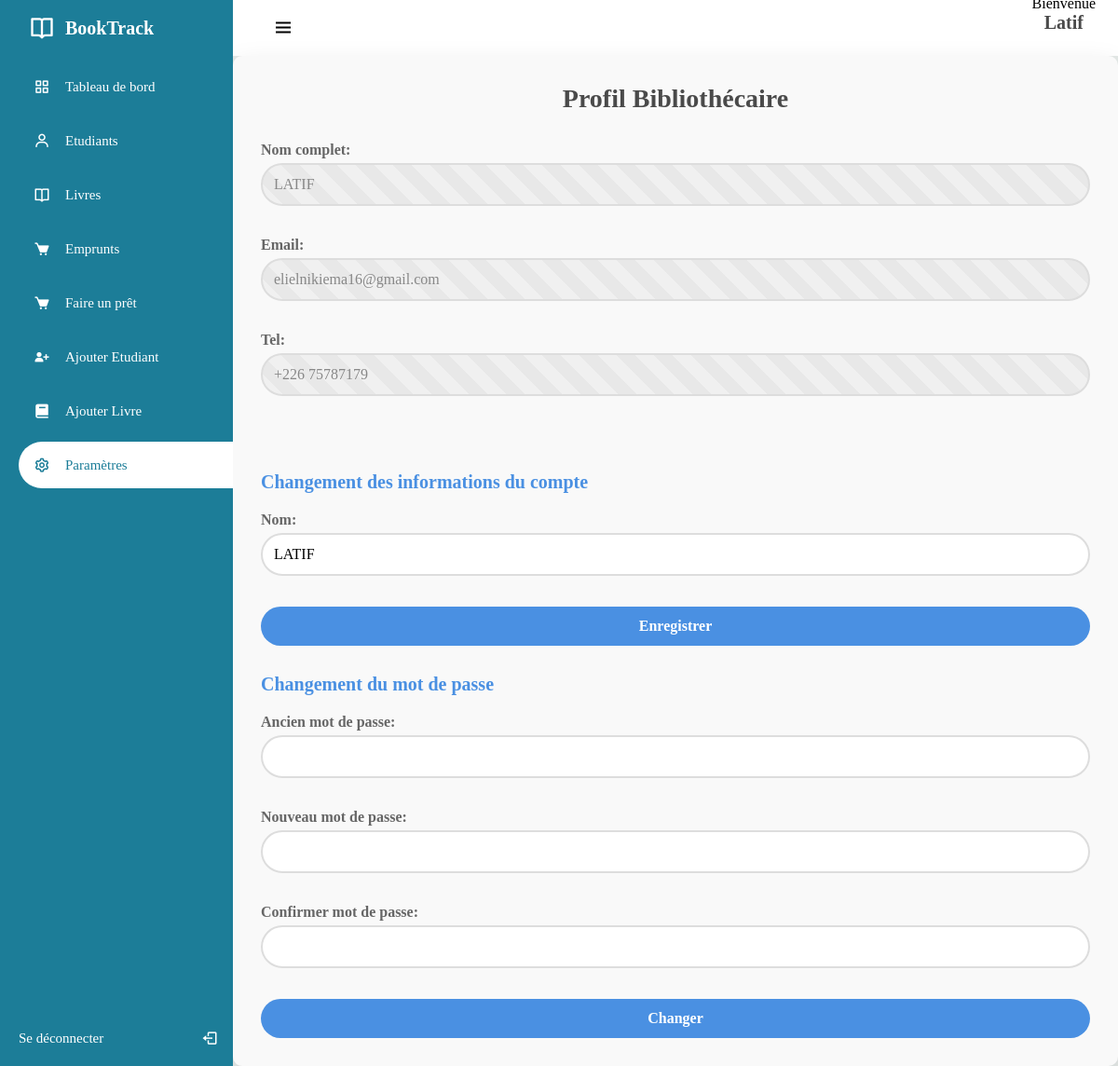
/librarians/setting.php (signed in), run on the app's committed database.
### tables this page shows
CREATE TABLE IF NOT EXISTS `librarian` (
  `librarian_id` int NOT NULL AUTO_INCREMENT,
  `librarian_name` varchar(100) NOT NULL,
  `librarian_mail` varchar(100) NOT NULL,
  `librarian_tel` varchar(100) NOT NULL,
  `librarian_pass` text NOT NULL,
  `library_id` int NOT NULL,
  `must_changes` tinyint(1) NOT NULL DEFAULT '1',
  PRIMARY KEY (`librarian_id`),
  KEY `lib_lib_id` (`library_id`)
);

### librarians/setting.php (the view, shortened to what this page needs)
<?php require "../config/config.php" ?>
<?php
    $id = $_SESSION['lib_id'];
    $research = $conn->prepare("SELECT * FROM librarian WHERE librarian_id = '$id'");
    $research->execute();
    $librarian = $research->fetch(PDO::FETCH_ASSOC);
?>
<!DOCTYPE html>
<html lang="fr">
<head>
	<link rel="stylesheet" href="../assets/css/libra.css?v=1.0">
    <link rel="stylesheet" href="../assets/css/lib_setting.css">
	<link href='https://unpkg.com/boxicons@2.1.1/css/boxicons.min.css' rel='stylesheet'>
</head>
<body>
	<div class="sidebar">
		<div class="logo_details">
			<i class='bx bx-book-open'></i>
			<div class="logo_name">
				BookTrack
			</div>
		</div>
		<ul>
			<li>
				<a href="librarian_dash.php">
				<i class='bx bx-grid-alt'></i>
				<span class="links_name">
					Tableau de bord
				</span>
				</a>
			</li>
			<li>
				<a href="students.php">
				<i class='bx bx-user'></i>
				<span class="links_name">
					Etudiants
				</span>
				</a>
			</li>
			<li>
				<a href="books.php">
				<i class='bx bx-book-open'></i>
				<span class="links_name">
					Livres
				</span>
				</a>
			</li>
            <li>
				<a href="borrowings.php">
				<i class='bx bxs-cart'></i>
				<span class="links_name">
					Emprunts
				</span>
				</a>
			</li>
			<li>
				<a href="loan.php">
				<i class='bx bxs-cart'></i>
				<span class="links_name">
					Faire un prêt
				</span>
				</a>
			</li>
			<li>
				<a href="add_student.php">
				<i class='bx bxs-user-plus'></i>
				<span class="links_name">
					Ajouter Etudiant
				</span>
				</a>
			</li>
			<li>
				<a href="add_book.php">
				<i class='bx bxs-book'></i>
				<span class="links_name">
					Ajouter Livre
				</span>
				</a>
			</li>
			<li>
				<a href="#" class="active">
				<i class='bx bx-cog'></i>
				<span class="links_name">
					Paramètres
				</span>
				</a>
			</li>
			<li class="login">
				<a href="logout.php">
				<span class="links_name login_out">
					Se déconnecter
				</span>
				<i class='bx bx-log-out' id="log_out"></i>
				</a>
			</li>
		</ul>
	</div>
	<section class="home_section">
		<div class="topbar">
			<div class="toggle">
				<i class='bx bx-menu' id="btn"></i>
			</div>
			<div class="user_wrapper">
				<p>Bienvenue</p>
				<?php if(isset($_SESSION['lib_id'])): ?>
                    <h2 style="text-transform: capitalize; font-size:20px;">
                    	<?php echo $librarian['librarian_name']; ?>
                    </h2>
                <?php endif; ?>
			</div>
		</div>
		<div class="details">
			<h2>Profil Bibliothécaire</h2>
            <form action="scripts/settings_scripts/update_name.php" method="POST">
                <label for="nom">Nom complet:</label>
                <input type="text" id="nom" value="<?= $librarian['librarian_name']; ?>" style="cursor:not-allowed; text-transform:uppercase;" readonly> <br>
				<label for="mail">Email:</label>
				<input type="email" id="mail" value="<?= $librarian['librarian_mail']; ?>" style="cursor:not-allowed;text-transform:lowercase;" readonly> <br>
				<label for="tel">Tel:</label>
				<input type="text" id="tel" value="<?= $librarian['librarian_tel']; ?>" style="cursor:not-allowed;" readonly> <br> <br>
				<h3>Changement des informations du compte</h3>
                <label for="changerNom">Nom:</label>
				<input type="text" id="changerNom" name="name" placeholder="Nom" style="text-transform:uppercase;" value="<?= $librarian['librarian_name']; ?>" required> <br>
				<input type="submit" name="save" value="Enregistrer">
            </form>
            <h3>Changement du mot de passe</h3>
            <form action="scripts/settings_scripts/update_pass.php" method="POST">
				<label for="oldapss">Ancien mot de passe:</label>
				<input type="password" id="oldpass" name="oldpass" required> <br>
				<label for="newapss">Nouveau mot de passe:</label>
				<input type="password" id="newpass" name="newpass" required> <br>
				<label for="conpass">Confirmer mot de passe:</label>
				<input type="password" id="conpass" name="conpass" required> <br>
				<input type="submit" name="change" value="Changer">
			</form>
		</div>
	</section>
</body>
</html>

### assets/css/libra.css (style rules this page uses)
:root { --blue: #0053f3; --dark-blue: #1c7d98; --white: #fff; --gray: #8390a2; }
* { margin: 0; padding: 0; box-sizing: border-box; font-family: Georgia, 'Times New Roman', Times, serif; }
.sidebar { position: fixed; left: 0; top: 0; width: 250px; height: 100%; padding-left: 20px; background: var(--dark-blue); transition: all 0.5s ease; z-index: 99; }
.sidebar .logo_details { position: relative; height: 60px; display: flex; align-items: center; }
.sidebar li { position: relative; margin: 8px 0; list-style: none; }
.sidebar i { position: relative; height: 60px; min-width: 50px; font-size: 28px; line-height: 60px; text-align: center; color: var(--white); }
.sidebar .logo_details .logo_name { font-size: 20px; font-weight: 600; color: var(--white); transition: all 0.5s ease; }
.toggle { position: relative; }
#btn { font-size: 24px; cursor: pointer; }
.sidebar ul li a i { position: relative; height: 50px; font-size: 18px; line-height: 50px; }
.sidebar ul li a { width: 100%; height: 100%; display: flex; align-items: center; text-decoration: none; border-radius: 30px 0px 0px 30px; transition: all 0.5s ease; }
.sidebar ul li a .links_name { font-size: 15px; font-weight: 400; color: var(--white); transition: 0.4s; }
.sidebar li.login { position: fixed; width: 250px; height: 60px; left: 0; bottom: -8px; padding: 20px 20px; background: var(--white-blue); transition: all 0.5s ease; }
.sidebar .login #log_out { position: absolute; height: 60px; right: 0; top: 50%; transform: translateY(-50%); line-height: 60px; transition: all 0.5s ease; }
.sidebar li a.active { background: var(--white); }
.sidebar li a.active .links_name, .sidebar li a.active i { color: var(--dark-blue); }
.home_section { position: relative; width: calc(100% - 250px); min-height: 100vh; left: 250px; top: 0; background: #E4E9E7; transition: all 0.5s ease; }
.home_section .topbar { position: relative; width: 100%; height: 60px; display: flex; justify-content: space-between; align-items: center; padding: 1rem 1.5rem; background: var(--white); }
.home_section .topbar .toggle { position: relative; width: 60px; height: 60px; display: flex; justify-content: center; align-items: center; font-size: 2em; cursor: pointer; }
.details { position: relative; width: 100%; padding: 20px; display: grid; grid-template-columns: 3fr; background-color: #f9f9f9; border-radius: 10px; box-shadow: 0 4px 8px rgba(0, 0, 0, 0.1); }

### assets/css/lib_setting.css (style rules this page uses)
.details { padding: 30px; margin: 0 auto; box-shadow: 0 10px 30px rgba(0,0,0,0.1); width: 100%; }
h2 { color: #4a4a4a; text-align: center; font-size: 28px; margin-bottom: 30px; }
h3 { color: #4a90e2; font-size: 20px; margin-top: 30px; margin-bottom: 20px; }
form { display: flex; flex-direction: column; }
label { margin-bottom: 5px; color: #666; font-weight: 600; }
input[type="text"], input[type="email"], input[type="password"] { padding: 12px; width: 100%; margin-bottom: 15px; border: 2px solid #ddd; border-radius: 30px; font-size: 16px; transition: border-color 0.3s ease; }
input[readonly] { background-color: #f9f9f9; color: #888; cursor: not-allowed; }
input[type="submit"] { background-color: #4a90e2; color: #fff; padding: 12px 20px; border: none; border-radius: 30px; font-weight: 600; font-size: 16px; cursor: pointer; transition: background-color 0.3s ease; }
input[readonly] { background-image: linear-gradient(45deg, #f0f0f0 25%, #e8e8e8 25%, #e8e8e8 50%, #f0f0f0 50%, #f0f0f0 75%, #e8e8e8 75%, #e8e8e8 100%); background-size: 40px 40px; animation: strips 1s linear infinite; }

### data on the page
librarian: librarian_name "Latif", librarian_name "latif", librarian_mail "elielnikiema16@gmail.com", librarian_tel "+226 75787179", name "latif"
